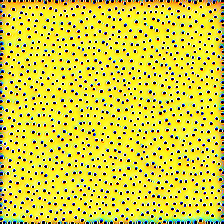
#> input picture grammar-of-ornament/vgg16features/vgg16__features.10__c1__224px__s0__8b8e36.png, 224 x 224 px
$ python -i dithered_forms.py   (imports and definitions only)
#> lines starting #> are read from the running program, lines starting #| are printed output that depends on the picture
#> further down, picture is the input picture: PIL image 224x224 RGB; mean R, G, B 215.7, 209, 60.9
### grammar-of-ornament/forms.py
#!/usr/bin/env python3
"""
Grammar of Ornament — forms.

Turns every image in features/ into contiguous black-and-white regions in
forms/. Instead of plain grayscale, each image is projected onto the axis of
colour along which it varies most (the first principal component of its
pixels in Lab space), so a feature that is, say, orange-vs-blue at constant
brightness still splits cleanly.

Pipeline (per image):
  1. upscale ×SCALE (bicubic) for smoother region boundaries
  2. Gaussian blur (--sigma) to suppress the fine hatching
  3. PCA over the pixels' Lab colours; project onto the first component
  4. Otsu threshold → two classes; the darker class (by luminance) is black
  5. remove regions and holes smaller than --min-area, then open/close with a
     disk of --smooth to round off the boundaries
  6. downsample to the original size and re-threshold so the output stays
     strictly black and white (--soft keeps anti-aliased edges instead)

Run:  python3 forms.py              # all of features/ → forms/
      python3 forms.py --help       # the knobs
Only images newer than their form are redone unless --force is given.
"""

from __future__ import annotations

import argparse
import sys
import time
from pathlib import Path

import numpy as np
from PIL import Image
from scipy import ndimage as ndi
from skimage import color, filters, morphology

HERE = Path(__file__).resolve().parent


def principal_axis(img: np.ndarray, space: str = "lab") -> np.ndarray:
    """Project an H×W×3 float image onto its first principal colour component."""
    if space == "lab":
        px = color.rgb2lab(img)
    else:
        px = img * 100.0  # comparable scale to Lab
    flat = px.reshape(-1, 3)
    mean = flat.mean(0)
    centered = flat - mean
    # covariance eigenvector with the largest eigenvalue
    cov = centered.T @ centered / len(flat)
    vals, vecs = np.linalg.eigh(cov)
    axis = vecs[:, np.argmax(vals)]
    proj = centered @ axis
    return proj.reshape(img.shape[:2])


# [65 lines left out: functions form, main, not called in this run]


# [2 lines that do not run on import are left out]

### grammar-of-ornament/dithered_forms.py
#!/usr/bin/env python3
"""
Grammar of Ornament — dithered forms.

Turns every image in features/ into a dithered one-bit image in
dithered-forms/. Like forms.py, each image is first projected onto its axis of
greatest colour variation (the first principal component of its pixels in
Lab space), oriented so that brighter in the original is lighter here; but
instead of thresholding into two regions, the projection is kept as a
continuous tone and rendered with black-and-white dithering.

Pipeline (per image):
  1. optional upscale ×SCALE (so the dither pattern is finer relative to the forms)
  2. Gaussian blur (--sigma) to suppress the fine hatching
  3. PCA over the pixels' Lab colours; project onto the first component
  4. stretch the projection between its --clip percentiles, apply --gamma
  5. dither to 1-bit: Floyd–Steinberg error diffusion (default) or an ordered
     8×8 Bayer matrix (--method bayer)

Run:  python3 dithered_forms.py             # all of features/ → dithered-forms/
      python3 dithered_forms.py --help      # the knobs
Only images newer than their output are redone unless --force is given.
"""

from __future__ import annotations

import argparse
import sys
import time
from pathlib import Path

import numpy as np
from PIL import Image
from scipy import ndimage as ndi
from skimage import color

from forms import principal_axis

HERE = Path(__file__).resolve().parent

BAYER8 = (np.array([
    [0, 32, 8, 40, 2, 34, 10, 42],
    [48, 16, 56, 24, 50, 18, 58, 26],
    [12, 44, 4, 36, 14, 46, 6, 38],
    [60, 28, 52, 20, 62, 30, 54, 22],
    [3, 35, 11, 43, 1, 33, 9, 41],
    [51, 19, 59, 27, 49, 17, 57, 25],
    [15, 47, 7, 39, 13, 45, 5, 37],
    [63, 31, 55, 23, 61, 29, 53, 21],
]) + 0.5) / 64.0


def tone(img: Image.Image, scale: int = 2, sigma: float = 1.0, clip: float = 1.0,
         gamma: float = 1.0, space: str = "lab", invert: bool = False) -> np.ndarray:
    """Continuous-tone version of the image along its principal colour axis, in [0, 1]."""
#> called with scale = 2, sigma = 1, clip = 1, gamma = 1, space = 'lab', invert = False
    w, h = img.size
#> w = 224; h = 224
    big = img.convert("RGB").resize((w * scale, h * scale), Image.BICUBIC) if scale != 1 else img.convert("RGB")
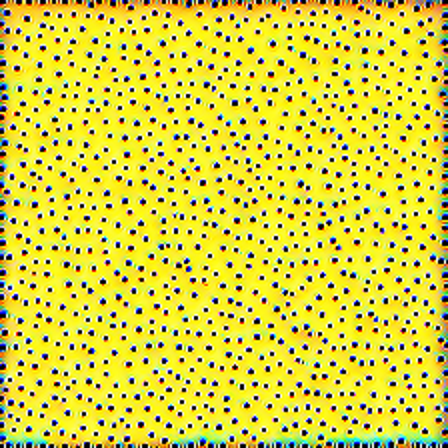
#> big: PIL image 448x448 RGB; mean R, G, B 216, 209.8, 61.8
    rgb = np.asarray(big).astype(np.float32) / 255.0
    if sigma > 0:
        rgb = np.stack([ndi.gaussian_filter(rgb[..., i], sigma) for i in range(3)], -1)
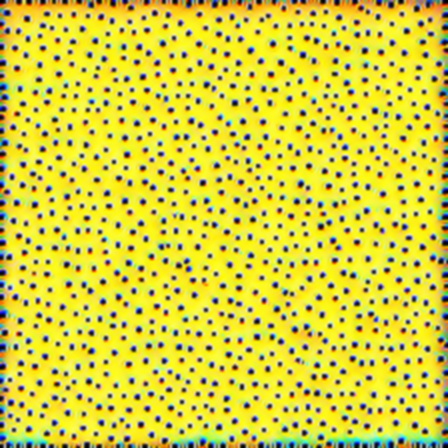
#> rgb: shape (448, 448, 3) float32; mean R, G, B 0.847, 0.823, 0.242
    proj = principal_axis(rgb, space)
#> in principal_axis, `px = color.rgb2lab(img)`: px: shape (448, 448, 3) float32; mean of channels 0, 1, 2 82.1, -11.9, 64.6
#> in principal_axis, `mean = flat.mean(0)`: mean = [82.14, -11.95, 64.63]
#> in principal_axis, `cov = centered.T @ centered / len(flat)`: cov = [[416.8, -192.4, 597.8], [-192.4, 167.1, -280.8], [597.8, -280.8, 1189]]
#> in principal_axis, `vals, vecs = np.linalg.eigh(cov)`: vals = [55.23, 122.8, 1594.9]; vecs = [[0.679, -0.564, -0.47], [0.711, 0.664, 0.231], [-0.182, 0.491, -0.852]]
#> in principal_axis, `axis = vecs[:, np.argmax(vals)]`: axis = [-0.47, 0.231, -0.852]
#> in principal_axis, `return proj.reshape(img.shape[:2])`:
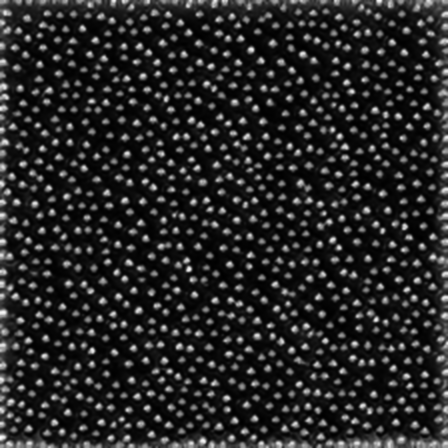
#> returned value: shape (448, 448) float64; min -33.06, max 182.9, mean 0; drawn with min black and max white
    # orient the axis so that brighter in the original reads as lighter
    lum = color.rgb2gray(rgb)
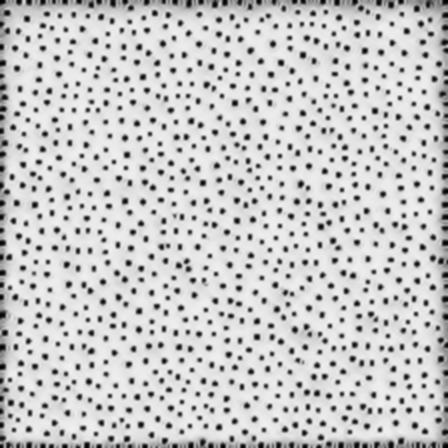
#> lum: shape (448, 448) float32; min 0.000616, max 0.946, mean 0.786
    if np.corrcoef(proj.ravel(), lum.ravel())[0, 1] < 0:
        proj = -proj
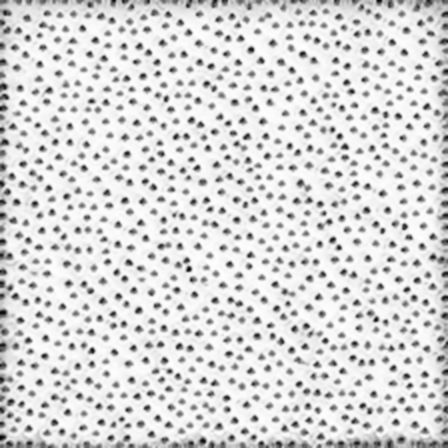
#> proj: shape (448, 448) float64; min -182.9, max 33.06, mean 0; drawn with min black and max white
    if invert:
        proj = -proj
    lo, hi = np.percentile(proj, [clip, 100 - clip])
#> lo = -131; hi = 31.24
    t = np.clip((proj - lo) / max(hi - lo, 1e-6), 0, 1)
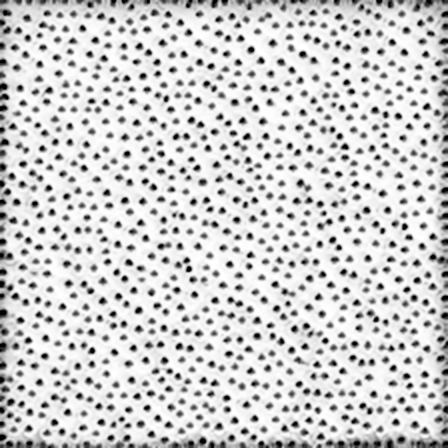
#> t: shape (448, 448) float64; min 0, max 1, mean 0.808
    if gamma != 1.0:
        t = t ** gamma
    return t


# [44 lines left out: functions dither, main, not called in this run]


# [2 lines not run here, left out]

>>> from PIL import Image
>>> picture = Image.open('vgg16features/vgg16__features.10__c1__224px__s0__8b8e36.png')
>>> result = tone(picture)

$ run again, on grammar-of-ornament/vgg16features/vgg16__features.12__c92__224px__s0__6b7764.png
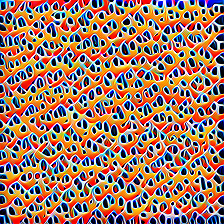
#> input picture grammar-of-ornament/vgg16features/vgg16__features.12__c92__224px__s0__6b7764.png, 224 x 224 px
#> picture is the input picture: PIL image 224x224 RGB; mean R, G, B 158.8, 119.2, 101.7
#> px: shape (448, 448, 3) float32; mean of channels 0, 1, 2 56, 18, 16.4
#> mean = [56.04, 17.99, 16.43]
#> cov = [[550.5, -111.6, 407.4], [-111.6, 710, 458.9], [407.4, 458.9, 1697.1]]
#> vals = [250.8, 745.6, 1961.2]; vecs = [[0.732, -0.638, 0.24], [0.562, 0.764, 0.315], [-0.385, -0.0958, 0.918]]
#> axis = [0.24, 0.315, 0.918]
#> in tone, `lum = color.rgb2gray(rgb)`:
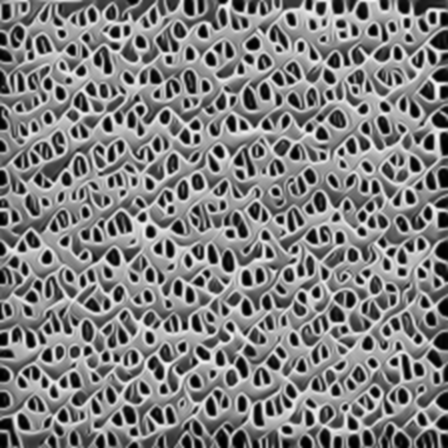
#> lum: shape (448, 448) float32; min 0.000853, max 0.975, mean 0.498
#> lo = -79.98; hi = 63.33
#> in tone, `t = np.clip((proj - lo) / max(hi - lo, 1e-6), 0, 1)`:
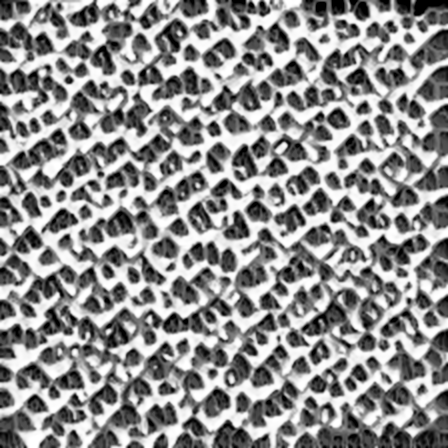
#> t: shape (448, 448) float64; min 0, max 1, mean 0.558
